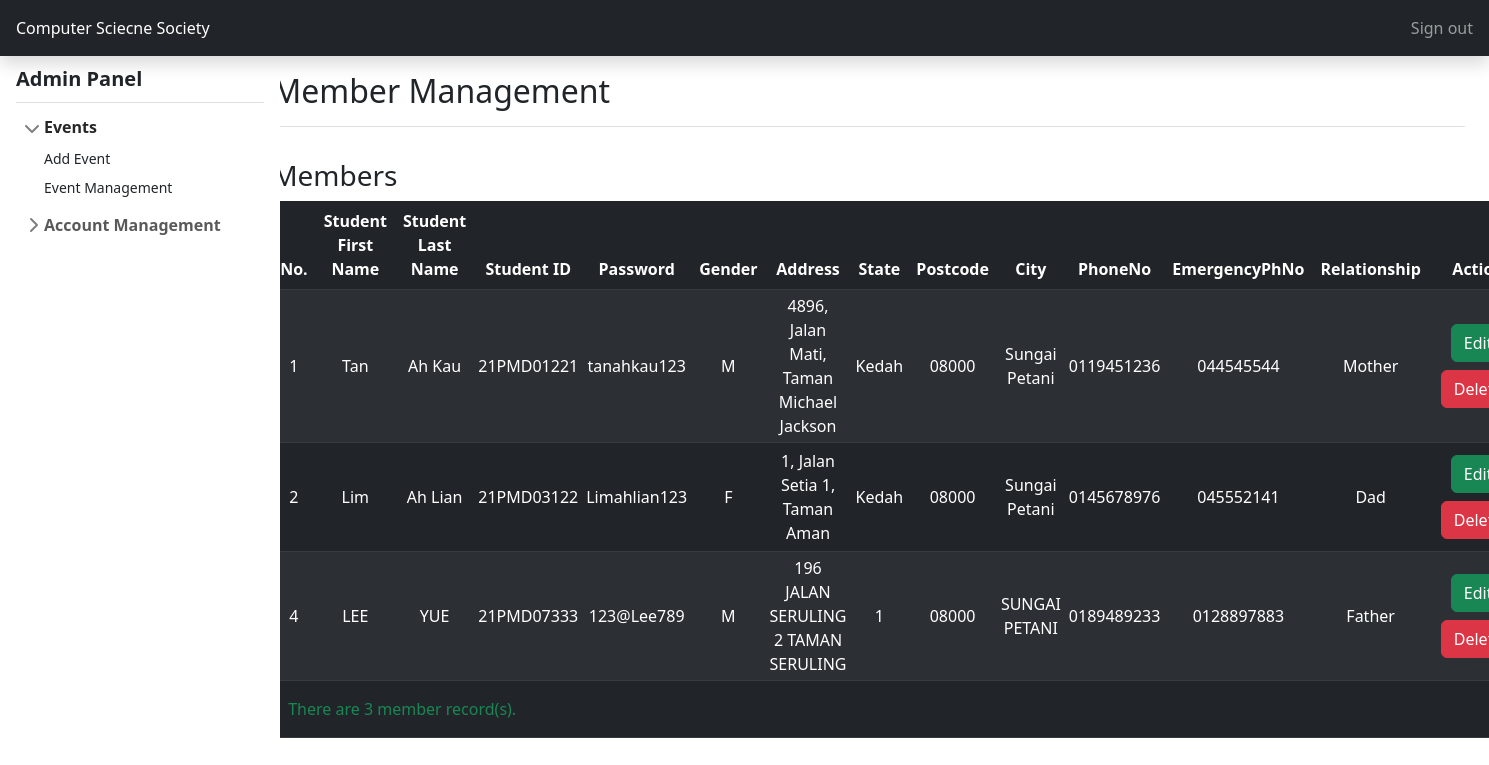
Page /ComputerScienceSociety/adminMember.php on the committed database.
### tables this page shows
CREATE TABLE `member` (
  `No` int(100) NOT NULL,
  `StudentFirstName` char(20) NOT NULL,
  `StudentLastName` char(50) NOT NULL,
  `StudentID` varchar(10) NOT NULL,
  `Gender` varchar(1) NOT NULL,
  `Address` char(100) NOT NULL,
  `State` char(15) NOT NULL,
  `Postcode` varchar(5) NOT NULL,
  `City` char(20) NOT NULL,
  `PhoneNo` char(11) NOT NULL,
  `EmergencyPhNo` char(11) NOT NULL,
  `Relationship` char(20) NOT NULL,
  `Password` char(30) NOT NULL
);

### ComputerScienceSociety/adminMember.php (the view, shortened to what this page needs)
<!doctype html>
<html>
    <head>
        <link href="https://cdn.jsdelivr.net/npm/bootstrap@5.2.0/dist/css/bootstrap.min.css" rel="stylesheet">
        <link rel="stylesheet" href="https://cdnjs.cloudflare.com/ajax/libs/font-awesome/5.15.4/css/all.min.css" />
        <link href="adminStyles.css" rel="stylesheet">
      </head>
    <body>
      <header class="navbar navbar-dark sticky-top bg-dark flex-md-nowrap p-0 shadow">
        <a class="navbar-brand col-md-3 col-lg-2 me-0 px-3 py-3 fs-6" href="adminMain.php">Computer Sciecne Society</a>
        <div class="navbar-nav">
          <div class="nav-item text-nowrap">
            <a class="nav-link px-3" href="MainPage.php">Sign out</a>
          </div>
        </div>
      </header>
      <nav class="d-flex flex-nowrap sidebar">
        <div class="flex-shrink-0 p-3 bg-white" style="width: 280px;">
          <p href="/" class="d-flex align-items-center pb-2 mb-2 link-dark text-decoration-none border-bottom">
            <span class="fs-5 fw-semibold">Admin Panel</span>
          </p>
          <ul class="list-unstyled ps-0">
            <li class="mb-1">
              <button class="btn btn-toggle d-inline-flex align-items-center rounded border-0 collapsed" data-bs-toggle="collapse" data-bs-target="#home-collapse" aria-expanded="true">
                Events
              </button>
              <div class="collapse show" id="home-collapse">
                <ul class="btn-toggle-nav list-unstyled fw-normal pb-1 small">
                  <li><a href="adminAddE.php" class="link-dark d-inline-flex text-decoration-none rounded">Add Event</a></li>
                  <li><a href="adminEditE.php" class="link-dark d-inline-flex text-decoration-none rounded">Event Management</a></li>
                </ul>
              </div>
            </li>
            <li class="mb-1">
              <button class="btn btn-toggle d-inline-flex align-items-center rounded border-0 collapsed" data-bs-toggle="collapse" data-bs-target="#dashboard-collapse" aria-expanded="false">
                Account Management
              </button>
            </li>
          </ul>
        </div>
      </nav>
      <div class="col-md-9 ms-sm-auto col-lg-10 px-md-4">
        <div class="d-flex justify-content-between flex-wrap flex-md-nowrap align-items-center pt-3 pb-2 mb-3 border-bottom">
          <h1 class="h2">Member Management</h1>
        </div>
        <div class="pt-3">
          <table class="table table-striped table-dark table-md">
            <thead>
                <tr class="text-center">
                <h3>Members</h3>
                <th scope="col p-1">No.</th>
                <th scope="col p-1">Student First Name</th>
                <th scope="col p-1">Student Last Name</th>
                <th scope="col p-1">Student ID</th>
                <th scope="col p-1">Password</th>
                <th scope="col p-1">Gender</th>
                <th scope="col p-1">Address</th>
                <th scope="col p-1">State</th>
                <th scope="col p-1">Postcode</th>
                <th scope="col p-1">City</th>
                <th scope="col p-1">PhoneNo</th>
                <th scope="col p-1">EmergencyPhNo</th>
                <th scope="col p-1">Relationship</th>
                <th scope="col p-1">Action</th>
              </tr>
            </thead>
            <tbody>
              <?php
                $con = new mysqli(DB_HOST, DB_USER, DB_PASS, DB_NAME);
                $sql = "SELECT * FROM member";
                if ($result = $con->query($sql))
                {
                    while ($row = $result->fetch_object())
                    {
                        printf('
                            <tr class="align-middle text-center">
                                <td class="p-1">%s</td>
                                <td class="p-1">%s</td>
                                <td class="p-1">%s</td>
                                <td class="p-1">%s</td>
                                <td class="p-1">%s</td>
                                <td class="p-1 text-middle">%s</td>
                                <td class="p-1">%s</td>
                                <td class="p-1">%s</td>
                                <td class="p-1">%s</td>
                                <td class="p-1">%s</td>
                                <td class="p-1">%s</td>
                                <td class="p-1">%s</td>
                                <td class="p-1">%s</td>
                                <td>
                                <button type="button" class="btn btn-success m-1" name="edit"><a class="text-decoration-none text-white" href="editMemberDB.php?id=%s">Edit</a></button>
                                <button type="button" class="btn btn-danger m-1" name="delete"><a class="text-decoration-none text-white" href="delMemberDB.php?id=%s">Delete</a></button>
                                </td>
                            </tr>',
                            $row->No,
                            $row->StudentFirstName,
                            $row->StudentLastName,
                            $row->StudentID,
                            $row->Password,
                            $row->Gender,
                            $row->Address,
                            $row->State,
                            $row->Postcode,
                            $row->City,
                            $row->PhoneNo,
                            $row->EmergencyPhNo,
                            $row->Relationship,
                            $row->No,
                            $row->No);
                }
                printf('
                    <tr>
                    <td colspan = "14" class="p-3 text-success">
                        There are %d member record(s).
                    </td>
                    </tr>', $result->num_rows);
                }
              ?>
          </tbody>
          </table>
      </div>
    </body>
</html>

### ComputerScienceSociety/adminStyles.css (style rules this page uses)
body { min-height: 100vh; min-height: -webkit-fill-available; }
html { height: -webkit-fill-available; }
.sidebar { position: fixed; top: 0; bottom: 0; left: 0; z-index: 100; padding: 48px 0 0; box-shadow: inset -1px 0 0 rgba(0, 0, 0, .1); }
.btn-toggle { padding: .25rem .5rem; font-weight: 600; color: rgba(0, 0, 0, .65); background-color: transparent; }
.btn-toggle::before { width: 1.25em; line-height: 0; transition: transform .35s ease; transform-origin: .5em 50%; }
.btn-toggle[aria-expanded="true"] { color: rgba(0, 0, 0, .85); }
.btn-toggle[aria-expanded="true"]::before { transform: rotate(90deg); }
.btn-toggle-nav a { padding: .1875rem .5rem; margin-top: .125rem; margin-left: 1.25rem; }

### rows in the picture
member: No "1", StudentFirstName "Tan", StudentLastName "Ah Kau", StudentID "21PMD01221", Password "tanahkau123", Gender "M", Address "4896, Jalan Mati, Taman Michael Jackson", State "Kedah", Postcode "08000", City "Sungai Petani", PhoneNo "0119451236", EmergencyPhNo "044545544", Relationship "Mother"
member: No "2", StudentFirstName "Lim", StudentLastName "Ah Lian", StudentID "21PMD03122", Password "Limahlian123", Gender "F", Address "1, Jalan Setia 1, Taman Aman", State "Kedah", Postcode "08000", City "Sungai Petani", PhoneNo "0145678976", EmergencyPhNo "045552141", Relationship "Dad"
member: No "4", StudentFirstName "LEE", StudentLastName "YUE", StudentID "21PMD07333", Password "123@Lee789", Gender "M", Address "196 JALAN SERULING 2 TAMAN SERULING", State "1", Postcode "08000", City "SUNGAI PETANI", PhoneNo "0189489233", EmergencyPhNo "0128897883", Relationship "Father"

### other values in the picture
$result->num_rows "3"
